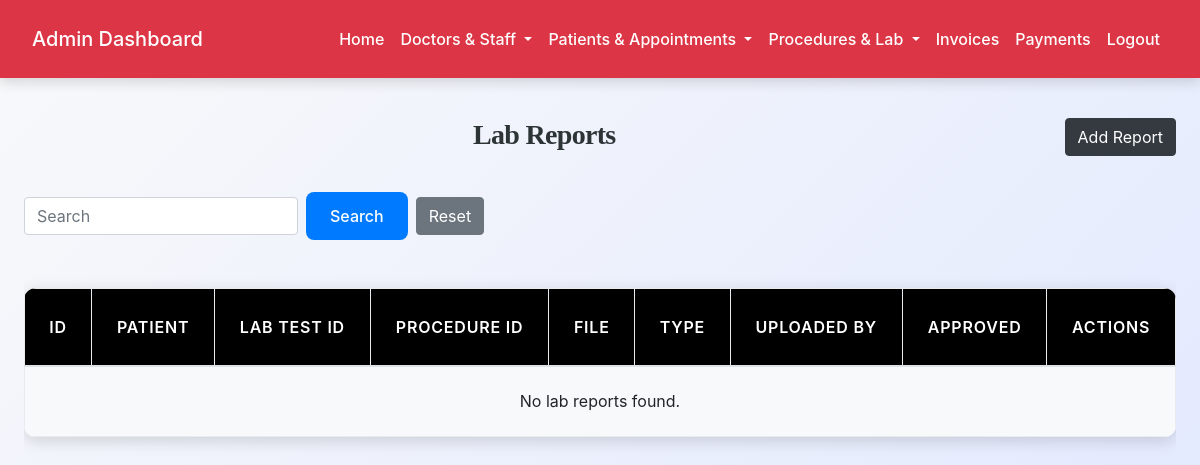
/admin/view_lab_reports.php (signed in), run on an earlier commit of the app's database.
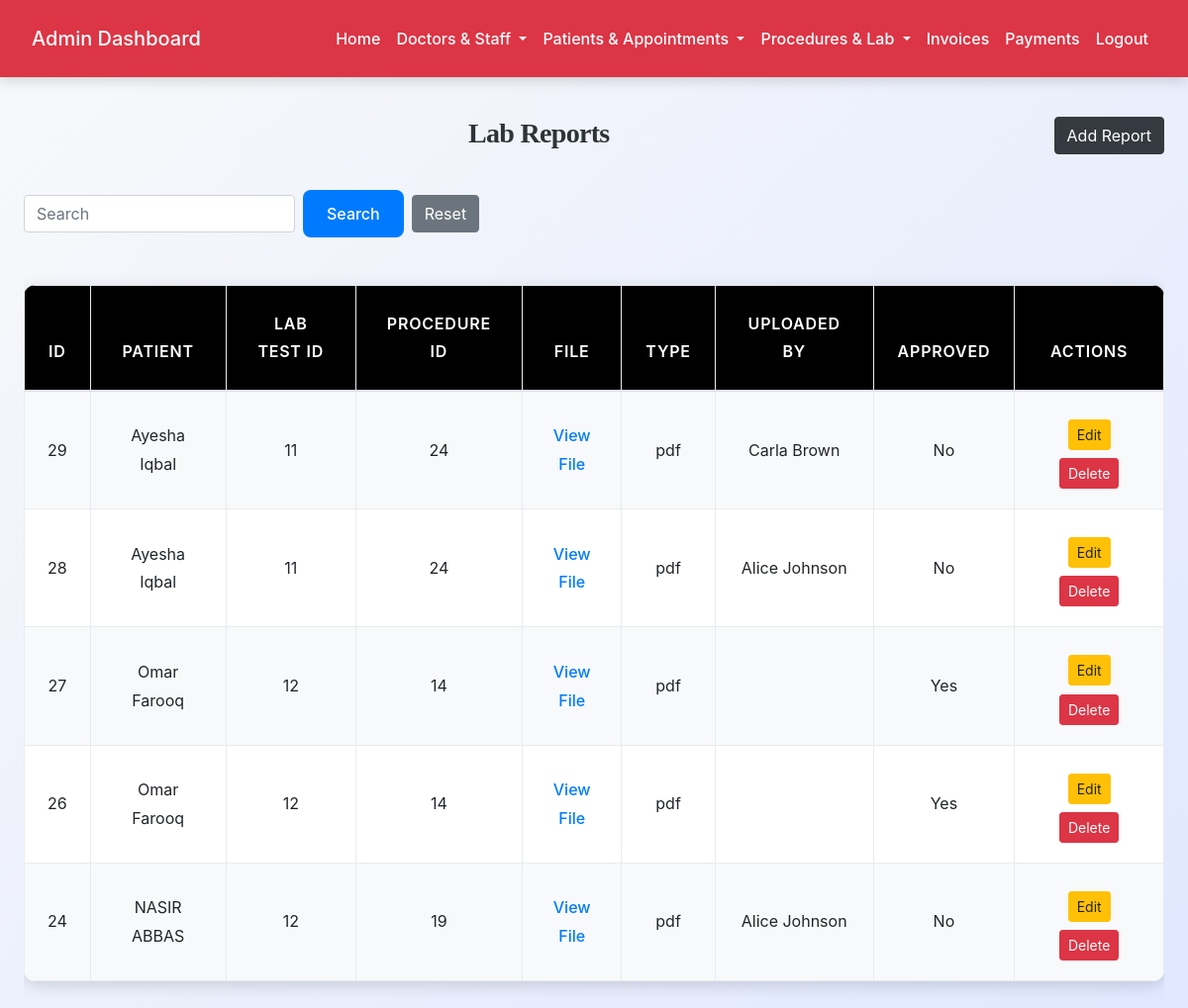
And on a later commit of the database.
### tables this page shows
CREATE TABLE `lab_reports` (
  `id` int(11) NOT NULL,
  `lab_test_id` int(11) DEFAULT NULL,
  `procedure_id` int(11) DEFAULT NULL,
  `patient_id` int(11) NOT NULL,
  `file_path` varchar(255) NOT NULL,
  `file_type` enum('pdf','image','text') NOT NULL,
  `uploaded_by` int(11) NOT NULL COMMENT 'staff.id or doctor.id',
  `uploaded_at` timestamp NOT NULL DEFAULT current_timestamp(),
  `doctor_approved` tinyint(1) DEFAULT 0,
  `doctor_remarks` text DEFAULT NULL
);

CREATE TABLE `patients` (
  `id` int(11) NOT NULL,
  `mr_number` varchar(20) NOT NULL,
  `name` varchar(100) NOT NULL,
  `email` varchar(100) DEFAULT NULL,
  `phone` varchar(15) NOT NULL,
  `password` varchar(255) DEFAULT NULL,
  `date_of_birth` date DEFAULT NULL,
  `gender` enum('male','female','other') DEFAULT NULL,
  `blood_group` varchar(5) DEFAULT NULL,
  `address` text DEFAULT NULL,
  `guardian_name` varchar(100) DEFAULT NULL,
  `guardian_phone` varchar(15) DEFAULT NULL,
  `registration_date` date DEFAULT curdate(),
  `status` enum('active','inactive') DEFAULT 'active',
  `created_at` timestamp NOT NULL DEFAULT current_timestamp()
);

CREATE TABLE `staff` (
  `id` int(11) NOT NULL,
  `full_name` varchar(150) NOT NULL,
  `email` varchar(150) NOT NULL,
  `phone` varchar(50) DEFAULT NULL,
  `password` varchar(255) NOT NULL,
  `staff_role` enum('nurse','reception','lab','accounts') NOT NULL,
  `join_date` date DEFAULT NULL,
  `shift` varchar(50) DEFAULT NULL,
  `status` enum('active','inactive','terminated') DEFAULT 'active',
  `created_at` timestamp NOT NULL DEFAULT current_timestamp()
);

### admin/view_lab_reports.php (the view, shortened to what this page needs)
<?php
include('config.php');
$search = isset($_GET['search']) ? $conn->real_escape_string($_GET['search']) : '';
$query = "SELECT r.*,
                 p.name AS patient_name,
                 d1.full_name AS doctor_name,
                 s.full_name AS staff_name
          FROM lab_reports r
          LEFT JOIN patients p ON r.patient_id = p.id
          LEFT JOIN lab_tests lt ON r.lab_test_id = lt.id
          LEFT JOIN doctors d1 ON lt.doctor_id = d1.id
          LEFT JOIN staff s ON r.uploaded_by = s.id";
$query .= " ORDER BY r.id DESC";
$res = $conn->query($query);
?>
<!DOCTYPE html>
<html>
<head>
    <link rel="stylesheet" href="https://stackpath.bootstrapcdn.com/bootstrap/4.5.2/css/bootstrap.min.css">
    <link rel="stylesheet" href="../css/style.css">
</head>
<body>
<?php include('admin_navbar.php'); ?>
<div class="container mt-4">
    <a href="add_lab_report.php" class="btn btn-dark float-right">Add Report</a>
    <h3>Lab Reports</h3>
    <form method="GET" class="form-inline mb-3">
        <input type="text" name="search" placeholder="Search" class="form-control mr-2" value="<?= htmlspecialchars($search) ?>">
        <button class="btn btn-primary">Search</button>
        <a href="view_lab_reports.php" class="btn btn-secondary ml-2">Reset</a>
    </form>
    <div class="table-responsive">
        <table class="table table-bordered table-hover">
            <thead>
                <tr>
                    <th>ID</th>
                    <th>Patient</th>
                    <th>Lab Test ID</th>
                    <th>Procedure ID</th>
                    <th>File</th>
                    <th>Type</th>
                    <th>Uploaded By</th>
                    <th>Approved</th>
                    <th>Actions</th>
                </tr>
            </thead>
            <tbody>
                <?php
                if($res->num_rows>0){
                    while($row=$res->fetch_assoc()){
                        echo "<tr>
                            <td>{$row['id']}</td>
                            <td>{$row['patient_name']}</td>
                            <td>{$row['lab_test_id']}</td>
                            <td>{$row['procedure_id']}</td>
                            <td><a href='{$row['file_path']}' target='_blank'>View File</a></td>
                            <td>{$row['file_type']}</td>
                            <td>{$row['staff_name']}</td>
                            <td>".($row['doctor_approved']?'Yes':'No')."</td>
                            <td>
                                <a href='edit_lab_report.php?id={$row['id']}' class='m-2 btn btn-warning btn-sm'>Edit</a>
                                <a href='view_lab_reports.php?delete_id={$row['id']}' onclick=\"return confirm('Delete this report?');\" class='btn btn-danger btn-sm'>Delete</a>
                            </td>
                        </tr>";
                    }
                } else {
                    echo "<tr><td colspan='10' class='text-center'>No lab reports found.</td></tr>";
                }
                ?>
            </tbody>
        </table>
    </div>
</div>
</body>
</html>

What changed in the data, as far as the page shows it:
added lab_reports: id "29", patient.name "Ayesha Iqbal", lab_test "11", procedure "24", file_type "pdf", staff.full_name "Carla Brown", doctor_approved "No"
added lab_reports: id "28", patient.name "Ayesha Iqbal", lab_test "11", procedure "24", file_type "pdf", staff.full_name "Alice Johnson", doctor_approved "No"
added lab_reports: id "27", patient.name "Omar Farooq", lab_test "12", procedure "14", file_type "pdf", doctor_approved "Yes"
added lab_reports: id "26", patient.name "Omar Farooq", lab_test "12", procedure "14", file_type "pdf", doctor_approved "Yes"
added lab_reports: id "24", patient.name "NASIR ABBAS", lab_test "12", procedure "19", file_type "pdf", staff.full_name "Alice Johnson", doctor_approved "No"
Also different on the page:
text no longer shown: "No lab reports found."
